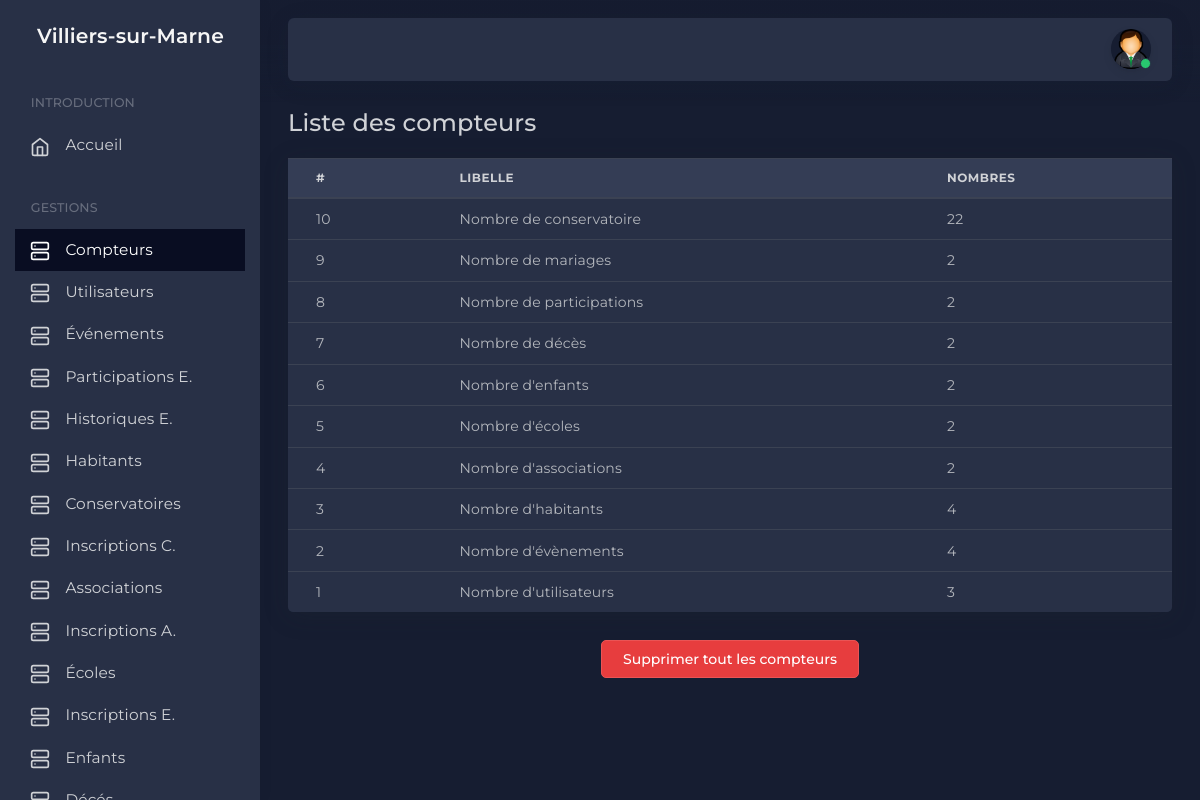
/general (signed in), run on the app's committed database.
### tables this page shows
Create table compteur (
	idcompteur int(11) not null auto_increment,
	libelle varchar(255),
	nombre int,
	primary key (idcompteur)
);

### controleur/general.controleur.php (called while the page is built, shortened)
<?php
require "vue/general.php";
?>

### index.php (called while the page is built, shortened)
<?php require "core/Autoloader.php";
$helpers = new Helpers();
if (isset($_GET['p'])) {
    if(file_exists("controleur/".$_GET['p'].".controleur.php"))
        $page = $_GET['p'];
    else
        $page = "404";
} else {
    $page = "connexion";
}
require "controleur/".$page.".controleur.php";
$content = ob_get_clean();
require "nav.php";
?>

### vue/general.php (the view, shortened to what this page needs)
<div class="app-content content">
    <div class="content-wrapper">
        <div class="content-header row">
            <div class="content-header-left col-md-9 col-12 mb-2">
                <div class="row breadcrumbs-top">
                    <div class="col-12">
                        <h2 class="float-left mb-0">Liste des compteurs</h2>
                    </div>
                </div>
            </div>
        </div>
        <div class="content-body">
            <div class="row" id="basic-table">
                <div class="col-12">
                    <div class="card">
                        <div class="table-responsive">
                            <table class="table">
                                <thead>
                                    <tr>
                                        <th>#</th>
                                        <th>Libelle</th>
                                        <th>Nombres</th>
                                    </tr>
                                </thead>
                                <tbody>
                                    <?php
                                    $view = $bdd->query("SELECT * FROM compteur ORDER BY idcompteur DESC");
                                    if ($view->rowCount() == 0) { ?>
                                        <tr>
                                            <td colspan="3">Aucun compteur trouvé</td>
                                        </tr>
                                    <?php } else {
                                        while ($donnees = $view->fetch()) {
                                    ?>
                                    <tr>
                                        <td><?= $donnees['idcompteur'] ?></td>
                                        <td><?= $donnees['libelle'] ?></td>
                                        <td><?= $donnees['nombre'] ?></td>
                                    </tr>
                                    <?php } ?>
                                    <?php } ?>
                                </tbody>
                            </table>
                        </div>
                    </div>
                    <div class="d-flex justify-content-center">
                        <form method="post" action="">
                            <button type="submit" name="delete" class="btn btn-danger fs-lg active" onclick="return(confirm('Voulez-vous vraiment supprimer tout les compteurs ?'));">
                                Supprimer tout les compteurs
                            </button>
                        </form>
                    </div>
                </div>
            </div>
        </div>
    </div>
</div>

### nav.php (shortened to what this page needs)
<!DOCTYPE html>
<html class="loading dark-layout" lang="en" data-layout="dark-layout" data-textdirection="ltr">
<head>
    <link rel="stylesheet" type="text/css" href="assets/css/vendors.min.css">
    <link rel="stylesheet" type="text/css" href="assets/css/select2.min.css">
    <link rel="stylesheet" type="text/css" href="assets/css/bootstrap.css">
    <link rel="stylesheet" type="text/css" href="assets/css/bootstrap-extended.css">
    <link rel="stylesheet" type="text/css" href="assets/css/colors.css">
    <link rel="stylesheet" type="text/css" href="assets/css/components.css">
    <link rel="stylesheet" type="text/css" href="assets/css/themes/dark-layout.css">
    <link rel="stylesheet" type="text/css" href="assets/css/themes/bordered-layout.css">
    <link rel="stylesheet" type="text/css" href="assets/css/themes/semi-dark-layout.css">
    <link rel="stylesheet" type="text/css" href="assets/css/core/menu/menu-types/vertical-menu.css">
    <link rel="stylesheet" type="text/css" href="assets/css/plugins/forms/form-validation.css">
    <link rel="stylesheet" type="text/css" href="assets/css/pages/page-auth.css">
</head>
<body class="vertical-layout vertical-menu-modern navbar-floating footer-static" data-open="click" data-menu="vertical-menu-modern" data-col="">
<?php if (isset($_SESSION['mail'])) { ?>
<nav class="header-navbar navbar navbar-expand-lg align-items-center floating-nav navbar-dark navbar-shadow">
    <div class="navbar-container d-flex content">
        <ul class="nav navbar-nav align-items-center ml-auto">
            <li class="nav-item dropdown dropdown-user">
                <a class="nav-link dropdown-toggle dropdown-user-link" id="dropdown-user" href="javascript:void(0);" data-toggle="dropdown" aria-haspopup="true" aria-expanded="false">
                    <span class="avatar">
                        <img class="round" src="assets/img/admin.png" class="img-fluid" alt="avatar" height="40" width="40">
                        <span class="avatar-status-online"></span>
                    </span>
                </a>
            </li>
        </ul>
    </div>
</nav>
<?php } ?>
<?php if (isset($_SESSION['mail'])) { ?>
<div class="main-menu menu-fixed menu-dark menu-accordion menu-shadow" data-scroll-to-active="true">
    <div class="navbar-header">
        <ul class="nav navbar-nav flex-row">
            <li class="nav-item mr-auto">
                <a class="navbar-brand" href="javascript:void(0)">
                    <h2 class="brand-text text-light">Villiers-sur-Marne</h2>
                </a>
            </li>
        </ul>
    </div>
    <div class="main-menu-content">
        <ul class="navigation navigation-main" id="main-menu-navigation" data-menu="menu-navigation">
            <?= $helpers->header('Introduction') ?>
            <?= $helpers->lien('accueil', 'home', 'Accueil') ?>
            <?= $helpers->header('Gestions') ?>
            <?= $helpers->lien('general', 'server', 'Compteurs') ?>
            <?= $helpers->lien('utilisateurs', 'server', 'Utilisateurs') ?>
            <?= $helpers->lien('evenements', 'server', 'Événements') ?>
            <?= $helpers->lien('participations_evenements', 'server', 'Participations E.') ?>
            <?= $helpers->lien('old_evenements', 'server', 'Historiques E.') ?>
            <?= $helpers->lien('habitants', 'server', 'Habitants') ?>
            <?= $helpers->lien('conservatoires','server', 'Conservatoires') ?>
            <?= $helpers->lien('inscriptions_conservatoires', 'server', 'Inscriptions C.') ?>
            <?= $helpers->lien('associations', 'server', 'Associations') ?>
            <?= $helpers->lien('inscriptions_associations', 'server', 'Inscriptions A.') ?>
            <?= $helpers->lien('ecoles', 'server', 'Écoles') ?>
            <?= $helpers->lien('inscriptions_ecoles', 'server', 'Inscriptions E.') ?>
            <?= $helpers->lien('enfants', 'server', 'Enfants') ?>
            <?= $helpers->lien('deces', 'server', 'Décés') ?>
        </ul>
    </div>
</div>
<?php } ?>
<?= $content; ?>
</body>
</html>

### core/Helpers.php (shortened to what this page needs)
<?php
class Helpers {
	public function lien($pageUrl, $icon, $pageName) {
		return "
		<li class='nav-item'>
            <a class='d-flex align-items-center' href='{$pageUrl}'>
                <i data-feather='{$icon}'></i>
                <span class='menu-title text-truncate'>{$pageName}</span>
            </a>
        </li>
		";
	}
	public function header($texte) {
		return "
		<li class='navigation-header'>
            <span>$texte</span>
            <i data-feather='more-horizontal'></i>
        </li>
		";
	}
}
?>

### assets/css/core/menu/menu-types/vertical-menu.css (style rules this page uses)
.vertical-layout.vertical-menu-modern .main-menu { transition: 0.4s cubic-bezier(0.25, 0.8, 0.25, 1), background 0s; transform: translate3d(0, 0, 0); backface-visibility: hidden; }
.vertical-layout.vertical-menu-modern .main-menu .navigation li a { align-items: center; }
.vertical-layout.vertical-menu-modern .main-menu .navigation > li > a svg, .vertical-layout.vertical-menu-modern .main-menu .navigation > li > a i { height: 20px; width: 20px; font-size: 1.45rem; margin-right: 1.1rem; flex-shrink: 0; }
.vertical-layout.vertical-menu-modern.menu-expanded .main-menu { width: 260px; }
.vertical-layout.vertical-menu-modern.menu-expanded .main-menu .navigation > li > a > i:before, .vertical-layout.vertical-menu-modern.menu-expanded .main-menu .navigation > li > a > svg:before { height: 20px; width: 20px; font-size: 1.45rem; }
@media (min-width: 992px) { .vertical-layout.vertical-menu-modern .main-menu { width: 260px; } }

### data on the page
compteur: idcompteur "10", libelle "Nombre de conservatoire", nombre "22"
compteur: idcompteur "9", libelle "Nombre de mariages", nombre "2"
compteur: idcompteur "8", libelle "Nombre de participations", nombre "2"
compteur: idcompteur "7", libelle "Nombre de décès", nombre "2"
compteur: idcompteur "6", libelle "Nombre d'enfants", nombre "2"
compteur: idcompteur "5", libelle "Nombre d'écoles", nombre "2"
compteur: idcompteur "4", libelle "Nombre d'associations", nombre "2"
compteur: idcompteur "3", libelle "Nombre d'habitants", nombre "4"
compteur: idcompteur "2", libelle "Nombre d'évènements", nombre "4"
compteur: idcompteur "1", libelle "Nombre d'utilisateurs", nombre "3"

### other printed values
$texte "INTRODUCTION GESTIONS"
$pageName "Accueil Compteurs Utilisateurs Événements Participations E. Historiques E. Habitants Conservatoires Inscriptions C. Associations Inscriptions A. Écoles Inscriptions E. Enfants"
